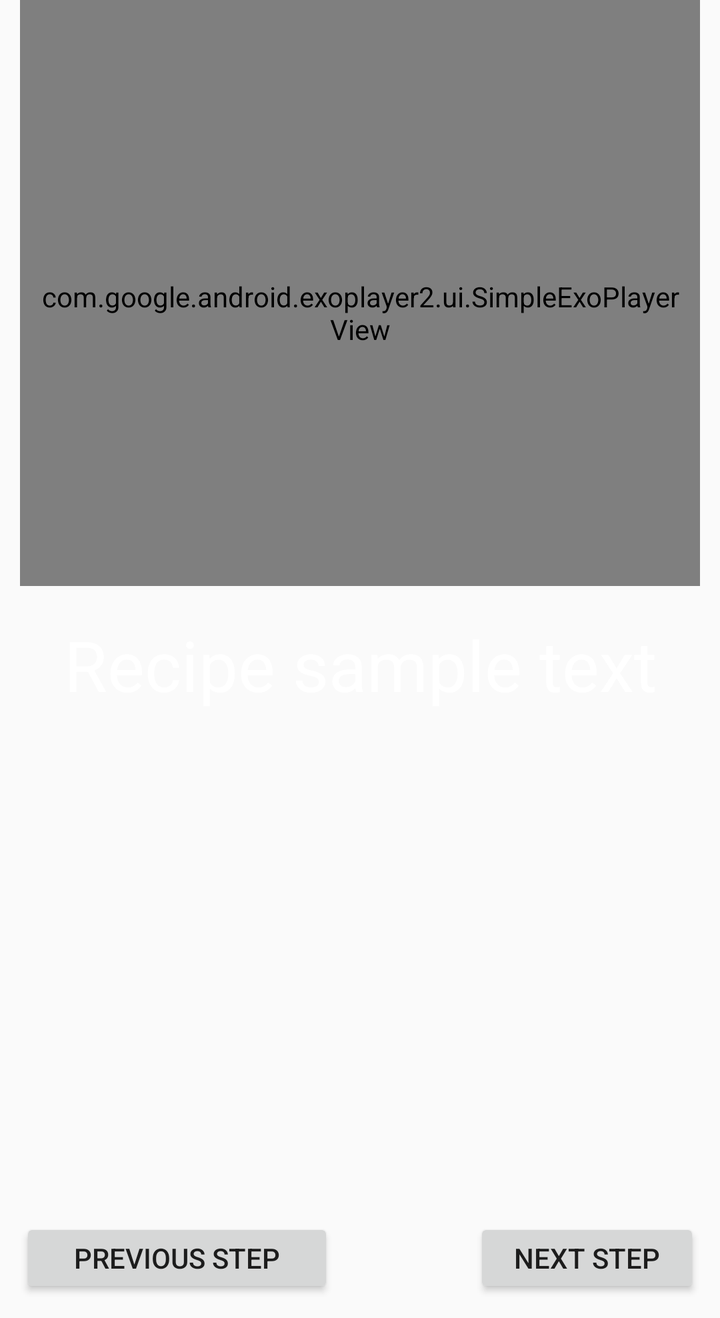
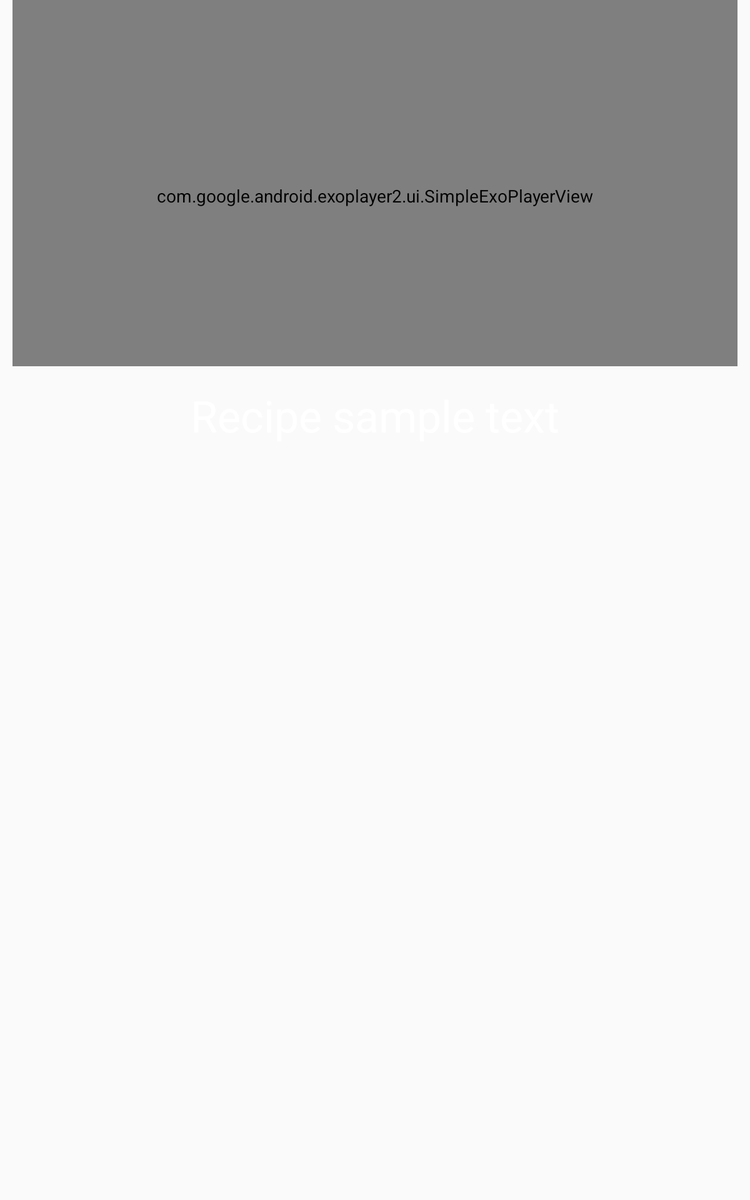

First picture: res/layout/ on a phone held upright. Second picture: the repository's own variant of that layout, on a device whose configuration matches the variant's folder. Source for both follows.
<!-- AndroidManifest.xml: application theme AppTheme -->
<!-- res/layout/fragment_detail_recipe_step.xml -->
<?xml version="1.0" encoding="utf-8"?>
<ScrollView xmlns:android="http://schemas.android.com/apk/res/android"
    xmlns:app="http://schemas.android.com/apk/res-auto"
    xmlns:tools="http://schemas.android.com/tools"
    android:layout_width="match_parent"
    android:layout_height="match_parent"
    tools:context=".ui.DetailRecipeStepFragment">

    <android.support.constraint.ConstraintLayout
        android:layout_width="match_parent"
        android:layout_height="match_parent">

        <FrameLayout
            android:id="@+id/frameLayoutForExoPlayer"
            android:layout_width="match_parent"
            android:layout_height="293dp"
            android:orientation="vertical"
            android:paddingEnd="10dp"
            android:paddingStart="10dp"
            app:layout_constraintStart_toStartOf="parent"
            app:layout_constraintTop_toTopOf="parent">

            <com.google.android.exoplayer2.ui.SimpleExoPlayerView
                android:id="@+id/exoPlayerViewer"
                android:layout_width="match_parent"
                android:layout_height="293dp"
                android:paddingEnd="10dp"
                android:paddingStart="10dp"
                android:paddingTop="20dp" />

            <ImageView
                android:id="@+id/thumbnailNoImage"
                android:layout_width="match_parent"
                android:layout_height="293dp"
                android:paddingEnd="10dp"
                android:paddingStart="10dp"
                android:paddingTop="20dp"
                android:visibility="gone"
                app:layout_constraintStart_toStartOf="parent"
                app:layout_constraintTop_toTopOf="parent" />
        </FrameLayout>


        <ScrollView
            android:id="@+id/scrollStepDescription"
            android:layout_width="match_parent"
            android:layout_height="300dp"
            android:layout_marginTop="16dp"
            android:paddingEnd="10dp"
            android:paddingStart="10dp"
            app:layout_constraintStart_toStartOf="parent"
            app:layout_constraintTop_toBottomOf="@+id/frameLayoutForExoPlayer">

            <TextView
                android:id="@+id/textViewStepDescription"
                style="@style/mainTextViewStyle"
                android:layout_width="match_parent"
                android:layout_height="wrap_content"
                android:background="@drawable/textview_styling"
                android:text="@string/recipe_sample_text" />
        </ScrollView>

        <FrameLayout
            android:id="@+id/linearLayoutForButtons"
            android:layout_width="match_parent"
            android:layout_height="50dp"
            android:orientation="vertical"
            android:paddingEnd="10dp"
            android:paddingStart="10dp"
            app:layout_constraintStart_toStartOf="parent"
            app:layout_constraintTop_toBottomOf="@+id/scrollStepDescription">


            <Button
                android:id="@+id/buttonPrevious"
                android:layout_width="157dp"
                android:layout_height="40dp"
                android:layout_gravity="start"
                android:text="@string/previous_step" />

            <Button
                android:id="@+id/buttonNext"
                android:layout_width="113dp"
                android:layout_height="40dp"
                android:layout_gravity="end"
                android:text="@string/next_step" />
        </FrameLayout>

    </android.support.constraint.ConstraintLayout>
</ScrollView>
<!-- resources referenced by this layout -->
<resources>
  <string name="next_step">Next Step</string>
  <string name="previous_step">Previous Step</string>
  <string name="recipe_sample_text">Recipe sample text</string>
  <style name="mainTextViewStyle">
          <item name="android:textColor">#FFFFFF</item>
          <item name="android:gravity">center</item>
          <item name="android:textSize">35sp</item>
      </style>
  <style name="AppTheme" parent="Theme.AppCompat.Light.DarkActionBar">
          
          <item name="colorPrimary">@color/colorPrimary</item>
          <item name="colorPrimaryDark">@color/colorPrimaryDark</item>
          <item name="colorAccent">@color/colorAccent</item>
      </style>
</resources>
<!-- res/layout-sw600dp/fragment_detail_recipe_step.xml (the repository's variant of the layout above) -->
<!-- drawn on a 7-inch tablet held upright -->
<?xml version="1.0" encoding="utf-8"?>
<ScrollView xmlns:android="http://schemas.android.com/apk/res/android"
    xmlns:app="http://schemas.android.com/apk/res-auto"
    xmlns:tools="http://schemas.android.com/tools"
    android:layout_width="match_parent"
    android:layout_height="match_parent"
    tools:context=".ui.DetailRecipeStepFragment">

    <android.support.constraint.ConstraintLayout
        android:layout_width="match_parent"
        android:layout_height="match_parent">

        <FrameLayout
            android:id="@+id/frameLayoutForExoPlayerTablet"
            android:layout_width="match_parent"
            android:layout_height="293dp"
            android:orientation="vertical"
            android:paddingEnd="10dp"
            android:paddingStart="10dp"
            app:layout_constraintStart_toStartOf="parent"
            app:layout_constraintTop_toTopOf="parent">

            <com.google.android.exoplayer2.ui.SimpleExoPlayerView
                android:id="@+id/exoPlayerViewer"
                android:layout_width="match_parent"
                android:layout_height="293dp"
                android:paddingEnd="10dp"
                android:paddingStart="10dp"
                android:paddingTop="20dp" />

            <ImageView
                android:id="@+id/thumbnailNoImage"
                android:layout_width="match_parent"
                android:layout_height="293dp"
                android:paddingEnd="10dp"
                android:paddingStart="10dp"
                android:paddingTop="20dp"
                android:visibility="gone"
                app:layout_constraintStart_toStartOf="parent"
                app:layout_constraintTop_toTopOf="parent" />
        </FrameLayout>


        <ScrollView
            android:id="@+id/scrollStepDescription"
            android:layout_width="match_parent"
            android:layout_height="300dp"
            android:layout_marginTop="16dp"
            android:paddingEnd="10dp"
            android:paddingStart="10dp"
            app:layout_constraintStart_toStartOf="parent"
            app:layout_constraintTop_toBottomOf="@+id/frameLayoutForExoPlayerTablet">

            <TextView
                android:id="@+id/textViewStepDescription"
                style="@style/mainTextViewStyle"
                android:layout_width="match_parent"
                android:layout_height="wrap_content"
                android:background="@drawable/textview_styling"
                android:text="@string/recipe_sample_text" />
        </ScrollView>

    </android.support.constraint.ConstraintLayout>
</ScrollView>
<!-- resources referenced by the variant -->
<!-- as a 7-inch tablet held upright resolves them -->
<resources>
  <string name="recipe_sample_text">Recipe sample text</string>
  <style name="mainTextViewStyle">
          <item name="android:textColor">#FFFFFF</item>
          <item name="android:gravity">center</item>
          <item name="android:textSize">35sp</item>
      </style>
  <style name="AppTheme" parent="Theme.AppCompat.Light.DarkActionBar">
          
          <item name="colorPrimary">@color/colorPrimary</item>
          <item name="colorPrimaryDark">@color/colorPrimaryDark</item>
          <item name="colorAccent">@color/colorAccent</item>
      </style>
</resources>
